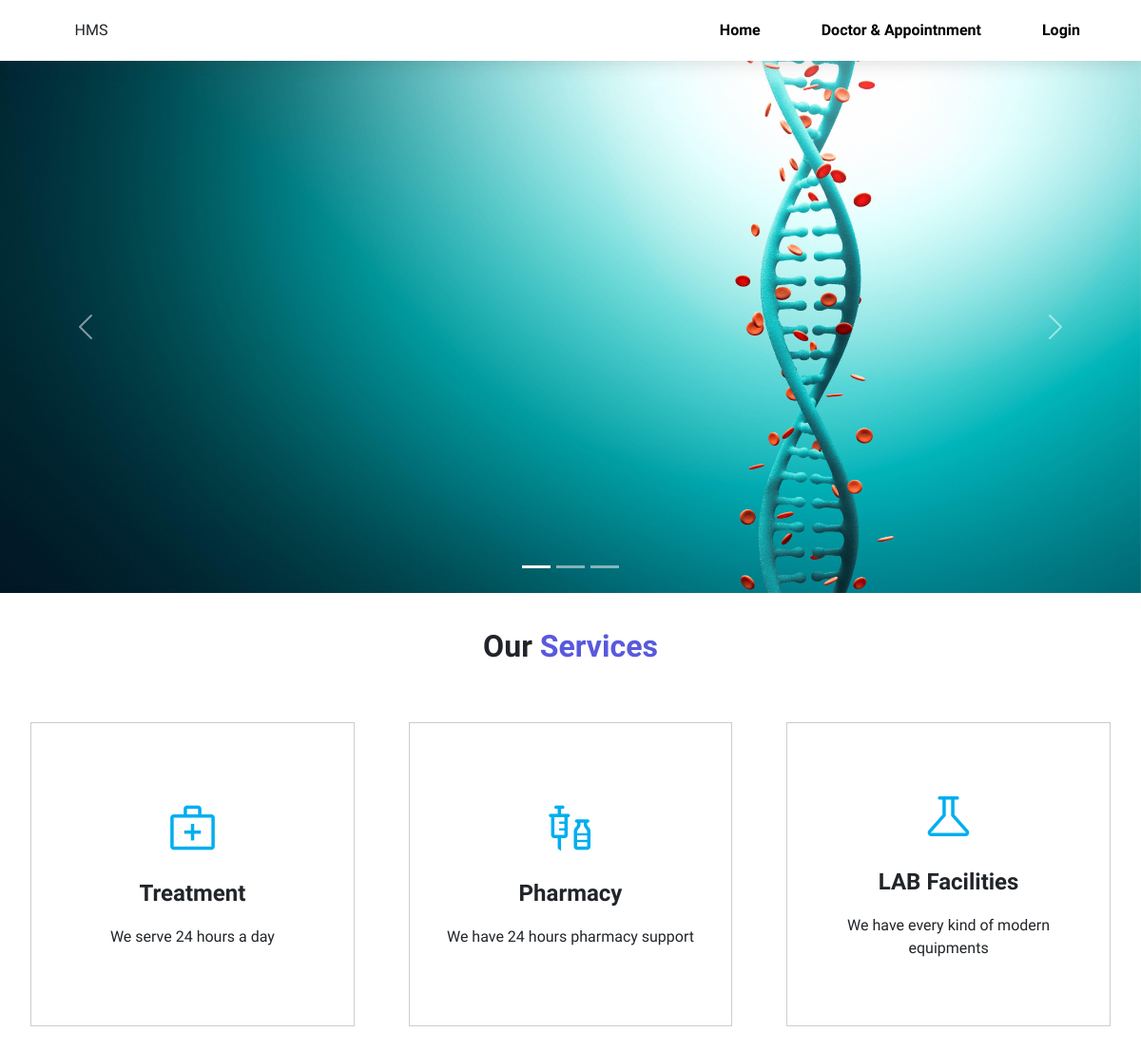
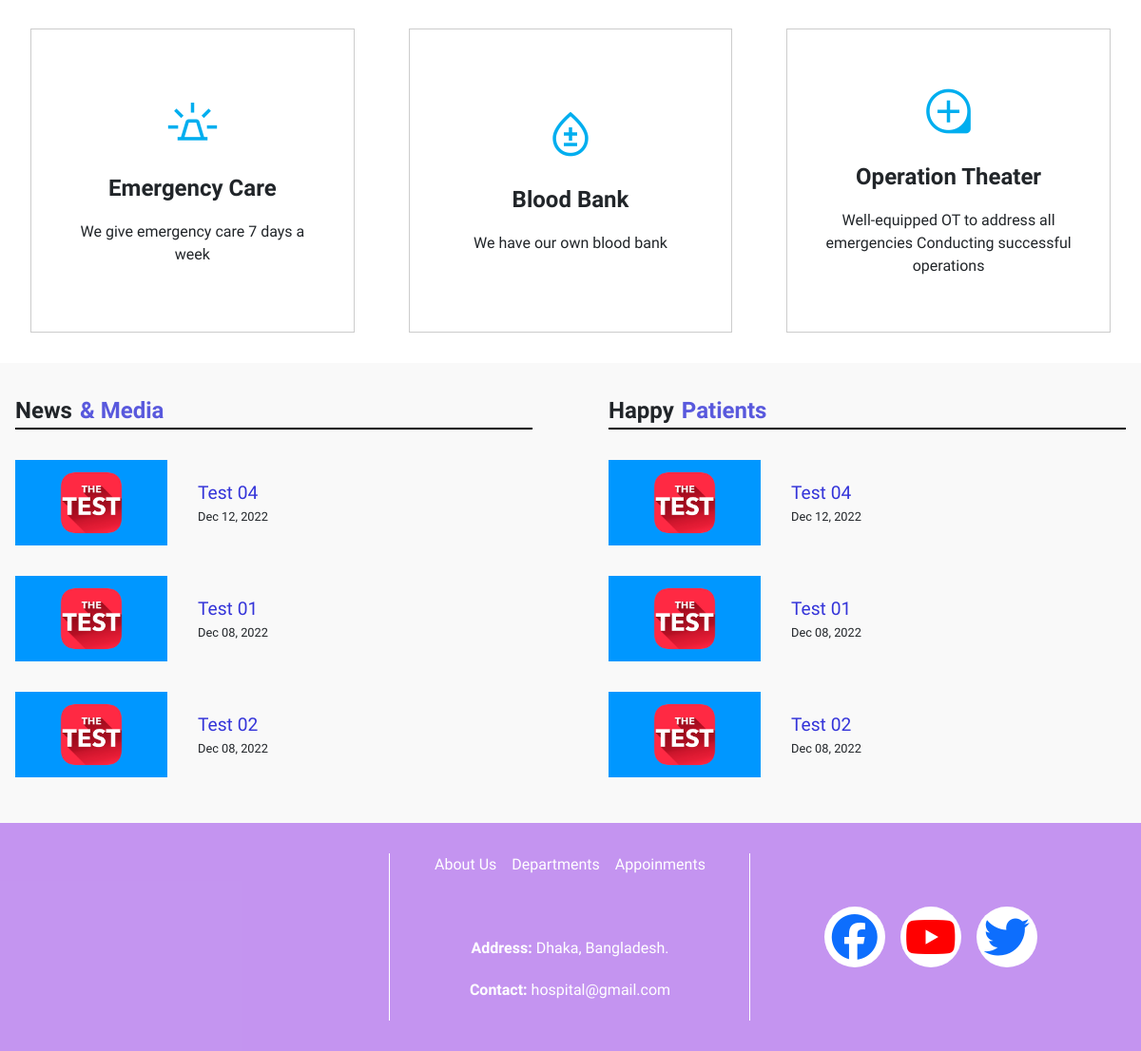
The page / on the database its author committed (2 pictures, top to bottom).
### tables this page shows
CREATE TABLE `news` (
  `new_name` varchar(150) NOT NULL,
  `details` varchar(2000) DEFAULT NULL,
  `new_image` varchar(50) DEFAULT NULL,
  `adm_id` int(4) DEFAULT NULL,
  `new_date` date DEFAULT NULL
);

CREATE TABLE `stories` (
  `sto_name` varchar(150) NOT NULL,
  `details` varchar(2000) DEFAULT NULL,
  `sto_image` varchar(50) DEFAULT NULL,
  `adm_id` int(4) DEFAULT NULL,
  `sto_date` date DEFAULT NULL
);

### index.php (the view, shortened to what this page needs)
<?php
    require "./utility/header.php";
?>
<head>
    <link rel="stylesheet" href="./css/index.css">
</head>
    <div id="carouselExampleCaptions" class="carousel slide" data-bs-ride="carousel">
        <div class="carousel-indicators">
            <button type="button" data-bs-target="#carouselExampleCaptions" data-bs-slide-to="0" class="active" aria-current="true" aria-label="Slide 1"></button>
            <button type="button" data-bs-target="#carouselExampleCaptions" data-bs-slide-to="1" aria-label="Slide 2"></button>
            <button type="button" data-bs-target="#carouselExampleCaptions" data-bs-slide-to="2" aria-label="Slide 3"></button>
        </div>
        <div class="carousel-inner">
            <div class="carousel-item active">
            <img src="./images/carousel/carousel-0.jpg" class="d-block w-100" alt="...">
            </div>
        </div>
        <button class="carousel-control-prev" type="button" data-bs-target="#carouselExampleCaptions" data-bs-slide="prev">
            <span class="carousel-control-prev-icon" aria-hidden="true"></span>
        </button>
        <button class="carousel-control-next" type="button" data-bs-target="#carouselExampleCaptions" data-bs-slide="next">
            <span class="carousel-control-next-icon" aria-hidden="true"></span>
        </button>
    </div>
    <div class="sevrice">
        <div class="service-tittle">
            <span>Our</span>
            <span class="colored">Services</span>
        </div>
        <div class="service-catagory">
            <div class="card-mod">
                <div class="card-logo">
                <span class="material-symbols-outlined">medical_services</span>
                </div>
                <div class="card-tittle">Treatment</div>
                <div class="card-text">We serve 24 hours a day</div>
            </div>
            <div class="card-mod">
                <div class="card-logo">
                <span class="material-symbols-outlined">vaccines</span>
                </div>
                <div class="card-tittle">Pharmacy</div>
                <div class="card-text">We have 24 hours pharmacy support</div>
            </div>
            <div class="card-mod">
                <div class="card-logo">
                <span class="material-symbols-outlined">science</span>
                </div>
                <div class="card-tittle">LAB Facilities</div>
                <div class="card-text">We have every kind of modern equipments</div>
            </div>
            <div class="card-mod">
                <div class="card-logo">
                <span class="material-symbols-outlined">e911_emergency</span>
                </div>
                <div class="card-tittle">Emergency Care</div>
                <div class="card-text">We give emergency care 7 days a week</div>
            </div>
            <div class="card-mod">
                <div class="card-logo">
                <span class="material-symbols-outlined">bloodtype</span>
                </div>
                <div class="card-tittle">Blood Bank</div>
                <div class="card-text">We have our own blood bank</div>
            </div>
            <div class="card-mod">
                <div class="card-logo">
                <span class="material-symbols-outlined">loupe</span>
                </div>
                <div class="card-tittle">Operation Theater</div>
                <div class="card-text">Well-equipped OT to address all emergencies Conducting successful operations</div>
            </div>
        </div>
    </div>
    <div class="news-section">
        <div class="news-section-left">
            <div class="news-media-tittle">
                <span>News</span>
                <span class="colored">& Media</span>
            </div>
            <?php
            $sql = "SELECT * FROM news ORDER BY new_date DESC LIMIT 3";
            $result = mysqli_query($conn, $sql);
            while ($news = mysqli_fetch_array($result, MYSQLI_ASSOC)) {
            ?>
            <div class="news-card">
                <div class="news-image">
                    <img src="./images/<?php echo $news['new_image'] ?>">
                </div>
                <div class="news-content">
                    <a href="news & media.php?new_name=<?php echo $news['new_name'] ?>"><div class="news-tittle">
                    <?php echo $news['new_name']; ?>
                    </div></a>
                    <div class="news-date">
                    <?php
                        $date = date_create($news['new_date']);
                        echo date_format($date, 'M d, Y');
                    ?>
                    </div>
                </div>
            </div>
            <?php } ?>
        </div>
        <div class="news-section-right">
            <div class="news-media-tittle">
                <span>Happy</span>
                <span class="colored">Patients</span>
            </div>
            <?php
            $sql = "SELECT * FROM stories ORDER BY sto_date DESC LIMIT 3";
            $result = mysqli_query($conn, $sql);
            while ($story = mysqli_fetch_array($result, MYSQLI_ASSOC)) {
            ?>
            <div class="news-card">
                <div class="news-image">
                    <img src="./images/<?php echo $story['sto_image'] ?>">
                </div>
                <div class="news-content">
                    <a href="happy_patient.php?sto_name=<?php echo $story['sto_name'] ?>"><div class="news-tittle">
                        <?php echo $story['sto_name']; ?></div></a>
                    <div class="news-date">
                        <?php
                        $date = date_create($story['sto_date']);
                        echo date_format($date, 'M d, Y');
                        ?>
                    </div>
                </div>
            </div>
            <?php } ?>
        </div>
    </div>
<?php
 require "./utility/footer.php"
?>

### css/header.css (style rules this page uses)
.material-symbols-outlined { font-variation-settings: 'FILL' 0, 'wght' 400, 'GRAD' 0, 'opsz' 48 }
* { margin: 0; padding: 0; box-sizing: border-box; }
body { font-family: 'Solway', serif; }
a { text-decoration: none; }
.d-block { height: 70vh; }

### css/index.css (style rules this page uses)
.material-symbols-outlined { font-variation-settings: 'FILL' 0, 'wght' 400, 'GRAD' 0, 'opsz' 48 }
* { margin: 0; padding: 0; box-sizing: border-box; }
a { text-decoration: none; }
.d-block { height: 70vh; }
.sevrice { display: flex; flex-direction: column; width: 100%; margin: 2rem 0; padding: 0 2rem; }
.service-tittle { display: flex; justify-content: center; font-size: 2rem; font-weight: bold; }
.colored { color: rgb(89, 89, 221); margin-left: 0.5rem; }
.service-catagory { display: flex; justify-content: space-between; align-items: center; flex-wrap: wrap; }
.card-mod { height: 20rem; width: 30%; border: 0.5px solid rgba(0, 0, 0, 0.2); padding: 2rem; text-align: center; display: flex; flex-direction: column; justify-content: center; margin-top: 3.5rem; transition: border 0.3s; }
.card-logo span { font-size: 3.5rem; color: #00aeef; }
.card-tittle { font-size: 1.5rem; font-weight: bold; margin: 1rem 0; }
.news-section { display: flex; width: 100%; justify-content: space-between; margin-top: 1rem; background-color: rgba(128, 128, 128, 0.05); padding-bottom: 2rem; }
.news-media-tittle { display: flex; font-size: 1.5rem; font-weight: bold; margin-bottom: 1rem; border-bottom: 2px solid rgb(0, 0, 0); }
.news-section-left { display: flex; width: 48%; flex-direction: column; padding: 0 1rem; margin-top: 2rem; }
.news-section-right { display: flex; width: 48%; flex-direction: column; padding: 0 1rem; margin-top: 2rem; }
.news-card { display: flex; margin: 1rem 0; }
.news-image img { width: 10rem; }
.news-content { display: flex; flex-direction: column; justify-content: center; margin-left: 1rem; padding-left: 1rem; }
.news-tittle { color: rgb(52, 52, 217); font-weight: 500; font-size: 1.2rem; }
.news-date { font-size: 0.8rem; }

### rows shown on the page
news: new_image (picture), new_name "Test 04", new_date "Dec 12, 2022"
news: new_image (picture), new_name "Test 01", new_date "Dec 08, 2022"
news: new_image (picture), new_name "Test 02", new_date "Dec 08, 2022"
stories: sto_image (picture), sto_name "Test 04", sto_date "Dec 12, 2022"
stories: sto_image (picture), sto_name "Test 01", sto_date "Dec 08, 2022"
stories: sto_image (picture), sto_name "Test 02", sto_date "Dec 08, 2022"
